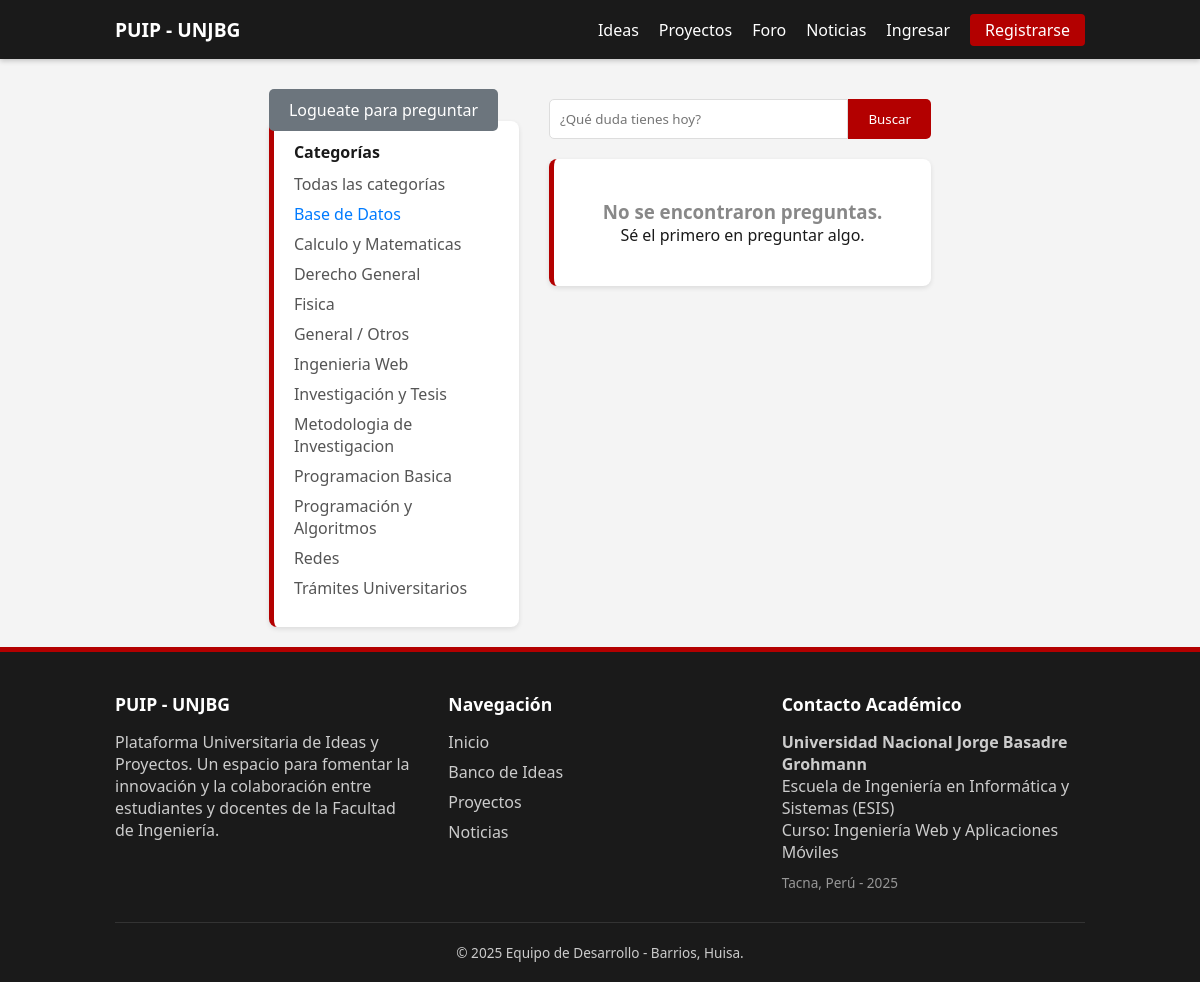
Page /foro/index?categoria=8 on the committed database.
### tables this page shows
create table foro_categorias (
    id_categoria int primary key auto_increment,
    nombre varchar(100) not null unique
);

### app/controllers/ForoController.php (called while the page is built, shortened)
<?php
class ForoController extends Controller {
    public function index(){
        $foroModel = $this->model('Foro');
        $cat = isset($_GET['categoria']) ? $_GET['categoria'] : null;
        $busq = isset($_GET['busqueda']) ? trim($_GET['busqueda']) : null;
        $preguntas = $foroModel->obtenerPreguntas($cat, $busq);
        $categorias = $foroModel->obtenerCategorias();
        $datos = [
            'preguntas' => $preguntas,
            'categorias' => $categorias,
            'filtro_cat' => $cat,
            'busqueda' => $busq
        ];
        $this->view('foro/index', $datos);
    }
}

### app/core/App.php (called while the page is built, shortened)
<?php
class App{
    protected $method = 'index';
    public function __construct(){
        $url = $this->parseUrl();
        if(isset($url[0])){
            $controllerName = ucfirst($url[0]) . 'Controller';
            if(file_exists('../app/controllers/' . $controllerName . '.php')){
                unset($url[0]);
            }
        }
        $this->controller = new $this->controller;
        if(isset($url[1])){
            if(method_exists($this->controller, $url[1])){
                $this->method = $url[1];
                unset($url[1]);
            }
        }
        $this->params = $url ? array_values($url) : [];
        call_user_func_array([$this->controller, $this->method], $this->params);
    }
    public function parseURL(){
        if(isset($_GET['url'])){
            return explode('/', filter_var(rtrim($_GET['url'], '/'), FILTER_SANITIZE_URL));
        }
        return [];
    }
}
?>

### public/index.php (called while the page is built, shortened)
<?php
require_once '../app/core/App.php';
require_once '../app/core/Controller.php';
require_once '../app/core/Database.php';
$app = new App();
?>

### app/models/Foro.php (called while the page is built, shortened)
<?php
class Foro {
    private $db;
    public function __construct(){
        $this->db = Database::connect();
    }
    public function obtenerCategorias(){
        $stmt = $this->db->query("SELECT * FROM foro_categorias ORDER BY nombre ASC");
        return $stmt->fetchAll(PDO::FETCH_OBJ);
    }
}

### app/core/Database.php (called while the page is built, shortened)
<?php
class Database {
    private $host = 'localhost';
    private $db_name = 'plataforma_universitaria';
    private $username = 'root';
    private $password = '';
    private static $instance = null;
    private function __construct() {
        try {
            $this->conn = new PDO(
                "mysql:host=" . $this->host . ";dbname=" . $this->db_name . ";charset=utf8mb4",
                $this->username,
                $this->password
            );
        } catch(PDOException $e) {
            echo "Error de conexion: " . $e->getMessage();
        }
    }
    public static function connect() {
        if (self::$instance === null) {
            self::$instance = new Database();
        }
        return self::$instance->conn;
    }
}
?>

### app/views/foro/index.php (the view, shortened to what this page needs)
<?php require_once APPROOT . '/views/layouts/header.php'; ?>
<div class="container" style="margin-top:20px;">
    <div style="display:flex; gap:30px; flex-wrap:wrap;">
        <div style="flex:1; min-width:250px;">
            <?php if(isset($_SESSION['usuario_id'])): ?>
                <a href="<?= BASE_URL ?>foro/crear" class="btn btn-block" style="background:#007bff; color:white; margin-bottom:20px;">
                    ✍ Hacer una Pregunta
                </a>
            <?php else: ?>
                <a href="<?= BASE_URL ?>auth/login" class="btn btn-block" style="background:#6c757d; color:white; margin-bottom:20px;">
                    Logueate para preguntar
                </a>
            <?php endif; ?>
            <div class="card">
                <h4>Categorías</h4>
                <ul style="margin-top:10px;">
                    <li style="margin-bottom:8px;">
                        <a href="<?= BASE_URL ?>foro/index" style="color:<?= !$data['filtro_cat'] ? '#007bff' : '#555' ?>;">
                            Todas las categorías
                        </a>
                    </li>
                    <?php foreach($data['categorias'] as $cat): ?>
                        <li style="margin-bottom:8px;">
                            <a href="<?= BASE_URL ?>foro/index?categoria=<?= $cat->id_categoria ?>"
                               style="color:<?= $data['filtro_cat'] == $cat->id_categoria ? '#007bff' : '#555' ?>;">
                                <?= $cat->nombre ?>
                            </a>
                        </li>
                    <?php endforeach; ?>
                </ul>
            </div>
        </div>
        <div style="flex:3; min-width:300px;">
            <form action="<?= BASE_URL ?>foro/index" method="GET" style="margin-bottom:20px; display:flex;">
                <input type="text" name="busqueda" placeholder="¿Qué duda tienes hoy?" value="<?= $data['busqueda'] ?>" style="flex:1; padding:10px; border:1px solid #ddd; border-radius:5px 0 0 5px;">
                <button type="submit" class="btn btn-primary" style="border-radius:0 5px 5px 0;">Buscar</button>
            </form>
            <?php if(empty($data['preguntas'])): ?>
                <div class="card" style="text-align:center; padding:40px;">
                    <h3 style="color:#888;">No se encontraron preguntas.</h3>
                    <p>Sé el primero en preguntar algo.</p>
                </div>
            <?php endif; ?>
        </div>
    </div>
</div>
<?php require_once APPROOT . '/views/layouts/footer.php'; ?>

### public/css/style.css (style rules this page uses)
:root { --primary: #b30000; --secondary: #1a1a1a; --light: #f4f4f4; --white: #ffffff; --gray: #666; }
* { box-sizing: border-box; margin: 0; padding: 0; font-family: 'Segoe UI', sans-serif; }
body { background-color: var(--light); color: var(--secondary); display: flex; flex-direction: column; min-height: 100vh; }
a { text-decoration: none; color: inherit; }
ul { list-style: none; }
.container { max-width: 1000px; margin: 0 auto; padding: 0 15px; }
.btn { padding: 10px 20px; border: none; border-radius: 5px; cursor: pointer; }
.btn-primary { background-color: var(--primary); color: white; }
.card { background: white; padding: 20px; margin-bottom: 20px; border-radius: 8px; border-left: 5px solid var(--primary); box-shadow: 0 2px 5px rgba(0,0,0,0.1); }

### rows in the picture
foro_categorias: nombre "Base de Datos"
foro_categorias: nombre "Calculo y Matematicas"
foro_categorias: nombre "Derecho General"
foro_categorias: nombre "Fisica"
foro_categorias: nombre "General / Otros"
foro_categorias: nombre "Ingenieria Web"
foro_categorias: nombre "Investigación y Tesis"
foro_categorias: nombre "Metodologia de Investigacion"
foro_categorias: nombre "Programacion Basica"
foro_categorias: nombre "Programación y Algoritmos"
foro_categorias: nombre "Redes"
foro_categorias: nombre "Trámites Universitarios"
